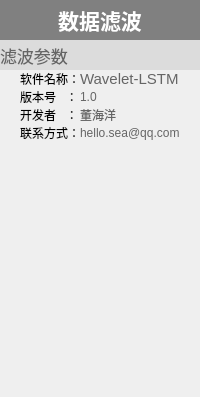
      <widget class="QWidget" name="page_FFT">
       <property name="sizePolicy">
        <sizepolicy hsizetype="Expanding" vsizetype="Expanding">
         <horstretch>0</horstretch>
         <verstretch>0</verstretch>
        </sizepolicy>
       </property>
       <layout class="QGridLayout" name="gridLayout_4">
        <property name="leftMargin">
         <number>0</number>
        </property>
        <property name="topMargin">
         <number>0</number>
        </property>
        <property name="rightMargin">
         <number>0</number>
        </property>
        <property name="bottomMargin">
         <number>0</number>
        </property>
        <property name="spacing">
         <number>0</number>
        </property>
        <item row="0" column="0">
         <widget class="QWidget" name="widget_FFT" native="true">
          <layout class="QVBoxLayout" name="verticalLayout_5">
           <property name="spacing">
            <number>0</number>
           </property>
           <property name="leftMargin">
            <number>0</number>
           </property>
           <property name="topMargin">
            <number>0</number>
           </property>
           <property name="rightMargin">
            <number>0</number>
           </property>
           <property name="bottomMargin">
            <number>0</number>
           </property>
           <item>
            <widget class="QWidget" name="widget_Home_2" native="true">
             <layout class="QVBoxLayout" name="verticalLayout_4">
              <property name="spacing">
               <number>0</number>
              </property>
              <property name="leftMargin">
               <number>0</number>
              </property>
              <property name="topMargin">
               <number>0</number>
              </property>
              <property name="rightMargin">
               <number>0</number>
              </property>
              <property name="bottomMargin">
               <number>0</number>
              </property>
              <item>
               <widget class="QLabel" name="label_29">
                <property name="sizePolicy">
                 <sizepolicy hsizetype="Expanding" vsizetype="Expanding">
                  <horstretch>0</horstretch>
                  <verstretch>0</verstretch>
                 </sizepolicy>
                </property>
                <property name="minimumSize">
                 <size>
                  <width>0</width>
                  <height>40</height>
                 </size>
                </property>
                <property name="maximumSize">
                 <size>
                  <width>16777215</width>
                  <height>80</height>
                 </size>
                </property>
                <property name="palette">
                 <palette>
                  <active>
                   <colorrole role="WindowText">
                    <brush brushstyle="SolidPattern">
                     <color alpha="255">
                      <red>255</red>
                      <green>255</green>
                      <blue>255</blue>
                     </color>
                    </brush>
                   </colorrole>
                   <colorrole role="Base">
                    <brush brushstyle="SolidPattern">
                     <color alpha="255">
                      <red>255</red>
                      <green>255</green>
                      <blue>255</blue>
                     </color>
                    </brush>
                   </colorrole>
                   <colorrole role="Window">
                    <brush brushstyle="SolidPattern">
                     <color alpha="255">
                      <red>128</red>
                      <green>128</green>
                      <blue>128</blue>
                     </color>
                    </brush>
                   </colorrole>
                  </active>
                  <inactive>
                   <colorrole role="WindowText">
                    <brush brushstyle="SolidPattern">
                     <color alpha="255">
                      <red>255</red>
                      <green>255</green>
                      <blue>255</blue>
                     </color>
                    </brush>
                   </colorrole>
                   <colorrole role="Base">
                    <brush brushstyle="SolidPattern">
                     <color alpha="255">
                      <red>255</red>
                      <green>255</green>
                      <blue>255</blue>
                     </color>
                    </brush>
                   </colorrole>
                   <colorrole role="Window">
                    <brush brushstyle="SolidPattern">
                     <color alpha="255">
                      <red>128</red>
                      <green>128</green>
                      <blue>128</blue>
                     </color>
                    </brush>
                   </colorrole>
                  </inactive>
                  <disabled>
                   <colorrole role="WindowText">
                    <brush brushstyle="SolidPattern">
                     <color alpha="255">
                      <red>120</red>
                      <green>120</green>
                      <blue>120</blue>
                     </color>
                    </brush>
                   </colorrole>
                   <colorrole role="Base">
                    <brush brushstyle="SolidPattern">
                     <color alpha="255">
                      <red>128</red>
                      <green>128</green>
                      <blue>128</blue>
                     </color>
                    </brush>
                   </colorrole>
                   <colorrole role="Window">
                    <brush brushstyle="SolidPattern">
                     <color alpha="255">
                      <red>128</red>
                      <green>128</green>
                      <blue>128</blue>
                     </color>
                    </brush>
                   </colorrole>
                  </disabled>
                 </palette>
                </property>
                <property name="font">
                 <font>
                  <pointsize>16</pointsize>
                  <weight>75</weight>
                  <bold>true</bold>
                 </font>
                </property>
                <property name="autoFillBackground">
                 <bool>true</bool>
                </property>
                <property name="text">
                 <string>数据滤波</string>
                </property>
                <property name="alignment">
                 <set>Qt::AlignCenter</set>
                </property>
               </widget>
              </item>
              <item>
               <layout class="QGridLayout" name="gridLayout_25">
                <property name="bottomMargin">
                 <number>15</number>
                </property>
                <property name="horizontalSpacing">
                 <number>0</number>
                </property>
                <item row="0" column="0" colspan="4">
                 <widget class="QLabel" name="label_30">
                  <property name="sizePolicy">
                   <sizepolicy hsizetype="Expanding" vsizetype="Expanding">
                    <horstretch>0</horstretch>
                    <verstretch>0</verstretch>
                   </sizepolicy>
                  </property>
                  <property name="minimumSize">
                   <size>
                    <width>0</width>
                    <height>30</height>
                   </size>
                  </property>
                  <property name="maximumSize">
                   <size>
                    <width>16777215</width>
                    <height>60</height>
                   </size>
                  </property>
                  <property name="palette">
                   <palette>
                    <active>
                     <colorrole role="WindowText">
                      <brush brushstyle="SolidPattern">
                       <color alpha="255">
                        <red>101</red>
                        <green>101</green>
                        <blue>101</blue>
                       </color>
                      </brush>
                     </colorrole>
                     <colorrole role="Text">
                      <brush brushstyle="SolidPattern">
                       <color alpha="255">
                        <red>123</red>
                        <green>123</green>
                        <blue>123</blue>
                       </color>
                      </brush>
                     </colorrole>
                     <colorrole role="Base">
                      <brush brushstyle="SolidPattern">
                       <color alpha="255">
                        <red>255</red>
                        <green>255</green>
                        <blue>255</blue>
                       </color>
                      </brush>
                     </colorrole>
                     <colorrole role="Window">
                      <brush brushstyle="SolidPattern">
                       <color alpha="255">
                        <red>220</red>
                        <green>220</green>
                        <blue>220</blue>
                       </color>
                      </brush>
                     </colorrole>
                    </active>
                    <inactive>
                     <colorrole role="WindowText">
                      <brush brushstyle="SolidPattern">
                       <color alpha="255">
                        <red>101</red>
                        <green>101</green>
                        <blue>101</blue>
                       </color>
                      </brush>
                     </colorrole>
                     <colorrole role="Text">
                      <brush brushstyle="SolidPattern">
                       <color alpha="255">
                        <red>123</red>
                        <green>123</green>
                        <blue>123</blue>
                       </color>
                      </brush>
                     </colorrole>
                     <colorrole role="Base">
                      <brush brushstyle="SolidPattern">
                       <color alpha="255">
                        <red>255</red>
                        <green>255</green>
                        <blue>255</blue>
                       </color>
                      </brush>
                     </colorrole>
                     <colorrole role="Window">
                      <brush brushstyle="SolidPattern">
                       <color alpha="255">
                        <red>220</red>
                        <green>220</green>
                        <blue>220</blue>
                       </color>
                      </brush>
                     </colorrole>
                    </inactive>
                    <disabled>
                     <colorrole role="WindowText">
                      <brush brushstyle="SolidPattern">
                       <color alpha="255">
                        <red>120</red>
                        <green>120</green>
                        <blue>120</blue>
                       </color>
                      </brush>
                     </colorrole>
                     <colorrole role="Text">
                      <brush brushstyle="SolidPattern">
                       <color alpha="255">
                        <red>120</red>
                        <green>120</green>
                        <blue>120</blue>
                       </color>
                      </brush>
                     </colorrole>
                     <colorrole role="Base">
                      <brush brushstyle="SolidPattern">
                       <color alpha="255">
                        <red>220</red>
                        <green>220</green>
                        <blue>220</blue>
                       </color>
                      </brush>
                     </colorrole>
                     <colorrole role="Window">
                      <brush brushstyle="SolidPattern">
                       <color alpha="255">
                        <red>220</red>
                        <green>220</green>
                        <blue>220</blue>
                       </color>
                      </brush>
                     </colorrole>
                    </disabled>
                   </palette>
                  </property>
                  <property name="font">
                   <font>
                    <pointsize>13</pointsize>
                   </font>
                  </property>
                  <property name="autoFillBackground">
                   <bool>true</bool>
                  </property>
                  <property name="text">
                   <string>滤波参数</string>
                  </property>
                  <property name="alignment">
                   <set>Qt::AlignLeading|Qt::AlignLeft|Qt::AlignVCenter</set>
                  </property>
                  <property name="wordWrap">
                   <bool>false</bool>
                  </property>
                  <property name="margin">
                   <number>5</number>
                  </property>
                 </widget>
                </item>
                <item row="1" column="0">
                 <widget class="QLabel" name="label_46">
                  <property name="minimumSize">
                   <size>
                    <width>20</width>
                    <height>0</height>
                   </size>
                  </property>
                  <property name="maximumSize">
                   <size>
                    <width>20</width>
                    <height>16777215</height>
                   </size>
                  </property>
                  <property name="text">
                   <string/>
                  </property>
                 </widget>
                </item>
                <item row="1" column="1">
                 <widget class="QLabel" name="label_145">
                  <property name="sizePolicy">
                   <sizepolicy hsizetype="Expanding" vsizetype="Expanding">
                    <horstretch>0</horstretch>
                    <verstretch>0</verstretch>
                   </sizepolicy>
                  </property>
                  <property name="text">
                   <string>软件名称：</string>
                  </property>
                 </widget>
                </item>
                <item row="1" column="2">
                 <widget class="QLabel" name="label_146">
                  <property name="sizePolicy">
                   <sizepolicy hsizetype="Expanding" vsizetype="Expanding">
                    <horstretch>0</horstretch>
                    <verstretch>0</verstretch>
                   </sizepolicy>
                  </property>
                  <property name="palette">
                   <palette>
                    <active>
                     <colorrole role="WindowText">
                      <brush brushstyle="SolidPattern">
                       <color alpha="255">
                        <red>101</red>
                        <green>101</green>
                        <blue>101</blue>
                       </color>
                      </brush>
                     </colorrole>
                    </active>
                    <inactive>
                     <colorrole role="WindowText">
                      <brush brushstyle="SolidPattern">
                       <color alpha="255">
                        <red>101</red>
                        <green>101</green>
                        <blue>101</blue>
                       </color>
                      </brush>
                     </colorrole>
                    </inactive>
                    <disabled>
                     <colorrole role="WindowText">
                      <brush brushstyle="SolidPattern">
                       <color alpha="255">
                        <red>120</red>
                        <green>120</green>
                        <blue>120</blue>
                       </color>
                      </brush>
                     </colorrole>
                    </disabled>
                   </palette>
                  </property>
                  <property name="font">
                   <font>
                    <pointsize>11</pointsize>
                   </font>
                  </property>
                  <property name="text">
                   <string>Wavelet-LSTM</string>
                  </property>
                 </widget>
                </item>
                <item row="1" column="3">
                 <widget class="QLabel" name="label_147">
                  <property name="minimumSize">
                   <size>
                    <width>20</width>
                    <height>0</height>
                   </size>
                  </property>
                  <property name="maximumSize">
                   <size>
                    <width>20</width>
                    <height>16777215</height>
                   </size>
                  </property>
                  <property name="text">
                   <string/>
                  </property>
                 </widget>
                </item>
                <item row="2" column="1">
                 <widget class="QLabel" name="label_148">
                  <property name="sizePolicy">
                   <sizepolicy hsizetype="Expanding" vsizetype="Expanding">
                    <horstretch>0</horstretch>
                    <verstretch>0</verstretch>
                   </sizepolicy>
                  </property>
                  <property name="text">
                   <string>版本号   ：</string>
                  </property>
                 </widget>
                </item>
                <item row="2" column="2">
                 <widget class="QLabel" name="label_149">
                  <property name="sizePolicy">
                   <sizepolicy hsizetype="Expanding" vsizetype="Expanding">
                    <horstretch>0</horstretch>
                    <verstretch>0</verstretch>
                   </sizepolicy>
                  </property>
                  <property name="palette">
                   <palette>
                    <active>
                     <colorrole role="WindowText">
                      <brush brushstyle="SolidPattern">
                       <color alpha="255">
                        <red>101</red>
                        <green>101</green>
                        <blue>101</blue>
                       </color>
                      </brush>
                     </colorrole>
                    </active>
                    <inactive>
                     <colorrole role="WindowText">
                      <brush brushstyle="SolidPattern">
                       <color alpha="255">
                        <red>101</red>
                        <green>101</green>
                        <blue>101</blue>
                       </color>
                      </brush>
                     </colorrole>
                    </inactive>
                    <disabled>
                     <colorrole role="WindowText">
                      <brush brushstyle="SolidPattern">
                       <color alpha="255">
                        <red>120</red>
                        <green>120</green>
                        <blue>120</blue>
                       </color>
                      </brush>
                     </colorrole>
                    </disabled>
                   </palette>
                  </property>
                  <property name="text">
                   <string>1.0</string>
                  </property>
                 </widget>
                </item>
                <item row="3" column="1">
                 <widget class="QLabel" name="label_150">
                  <property name="sizePolicy">
                   <sizepolicy hsizetype="Expanding" vsizetype="Expanding">
                    <horstretch>0</horstretch>
                    <verstretch>0</verstretch>
                   </sizepolicy>
                  </property>
                  <property name="text">
                   <string>开发者   ：</string>
                  </property>
                 </widget>
                </item>
                <item row="3" column="2">
                 <widget class="QLabel" name="label_151">
                  <property name="sizePolicy">
                   <sizepolicy hsizetype="Expanding" vsizetype="Expanding">
                    <horstretch>0</horstretch>
                    <verstretch>0</verstretch>
                   </sizepolicy>
                  </property>
                  <property name="palette">
                   <palette>
                    <active>
                     <colorrole role="WindowText">
                      <brush brushstyle="SolidPattern">
                       <color alpha="255">
                        <red>101</red>
                        <green>101</green>
                        <blue>101</blue>
                       </color>
                      </brush>
                     </colorrole>
                    </active>
                    <inactive>
                     <colorrole role="WindowText">
                      <brush brushstyle="SolidPattern">
                       <color alpha="255">
                        <red>101</red>
                        <green>101</green>
                        <blue>101</blue>
                       </color>
                      </brush>
                     </colorrole>
                    </inactive>
                    <disabled>
                     <colorrole role="WindowText">
                      <brush brushstyle="SolidPattern">
                       <color alpha="255">
                        <red>120</red>
                        <green>120</green>
                        <blue>120</blue>
                       </color>
                      </brush>
                     </colorrole>
                    </disabled>
                   </palette>
                  </property>
                  <property name="text">
                   <string>董海洋</string>
                  </property>
                 </widget>
                </item>
                <item row="4" column="2">
                 <widget class="QLabel" name="label_152">
                  <property name="sizePolicy">
                   <sizepolicy hsizetype="Expanding" vsizetype="Expanding">
                    <horstretch>0</horstretch>
                    <verstretch>0</verstretch>
                   </sizepolicy>
                  </property>
                  <property name="palette">
                   <palette>
                    <active>
                     <colorrole role="WindowText">
                      <brush brushstyle="SolidPattern">
                       <color alpha="255">
                        <red>101</red>
                        <green>101</green>
                        <blue>101</blue>
                       </color>
                      </brush>
                     </colorrole>
                    </active>
                    <inactive>
                     <colorrole role="WindowText">
                      <brush brushstyle="SolidPattern">
                       <color alpha="255">
                        <red>101</red>
                        <green>101</green>
                        <blue>101</blue>
                       </color>
                      </brush>
                     </colorrole>
                    </inactive>
                    <disabled>
                     <colorrole role="WindowText">
                      <brush brushstyle="SolidPattern">
                       <color alpha="255">
                        <red>120</red>
                        <green>120</green>
                        <blue>120</blue>
                       </color>
                      </brush>
                     </colorrole>
                    </disabled>
                   </palette>
                  </property>
                  <property name="text">
                   <string>hello.sea@qq.com</string>
                  </property>
                 </widget>
                </item>
                <item row="4" column="1">
                 <widget class="QLabel" name="label_153">
                  <property name="sizePolicy">
                   <sizepolicy hsizetype="Expanding" vsizetype="Expanding">
                    <horstretch>0</horstretch>
                    <verstretch>0</verstretch>
                   </sizepolicy>
                  </property>
                  <property name="text">
                   <string>联系方式：</string>
                  </property>
                 </widget>
                </item>
               </layout>
              </item>
             </layout>
            </widget>
           </item>
           <item>
            <spacer name="verticalSpacer_3">
             <property name="orientation">
              <enum>Qt::Vertical</enum>
             </property>
             <property name="sizeHint" stdset="0">
              <size>
               <width>20</width>
               <height>40</height>
              </size>
             </property>
            </spacer>
           </item>
           <item>
            <spacer name="verticalSpacer_15">
             <property name="orientation">
              <enum>Qt::Vertical</enum>
             </property>
             <property name="sizeHint" stdset="0">
              <size>
               <width>20</width>
               <height>40</height>
              </size>
             </property>
            </spacer>
           </item>
           <item>
            <spacer name="verticalSpacer_8">
             <property name="orientation">
              <enum>Qt::Vertical</enum>
             </property>
             <property name="sizeHint" stdset="0">
              <size>
               <width>20</width>
               <height>40</height>
              </size>
             </property>
            </spacer>
           </item>
           <item>
            <spacer name="verticalSpacer_5">
             <property name="orientation">
              <enum>Qt::Vertical</enum>
             </property>
             <property name="sizeHint" stdset="0">
              <size>
               <width>20</width>
               <height>40</height>
              </size>
             </property>
            </spacer>
           </item>
           <item>
            <spacer name="verticalSpacer_14">
             <property name="orientation">
              <enum>Qt::Vertical</enum>
             </property>
             <property name="sizeHint" stdset="0">
              <size>
               <width>20</width>
               <height>40</height>
              </size>
             </property>
            </spacer>
           </item>
           <item>
            <spacer name="verticalSpacer_2">
             <property name="orientation">
              <enum>Qt::Vertical</enum>
             </property>
             <property name="sizeHint" stdset="0">
              <size>
               <width>20</width>
               <height>40</height>
              </size>
             </property>
            </spacer>
           </item>
          </layout>
         </widget>
        </item>
       </layout>
      </widget>
